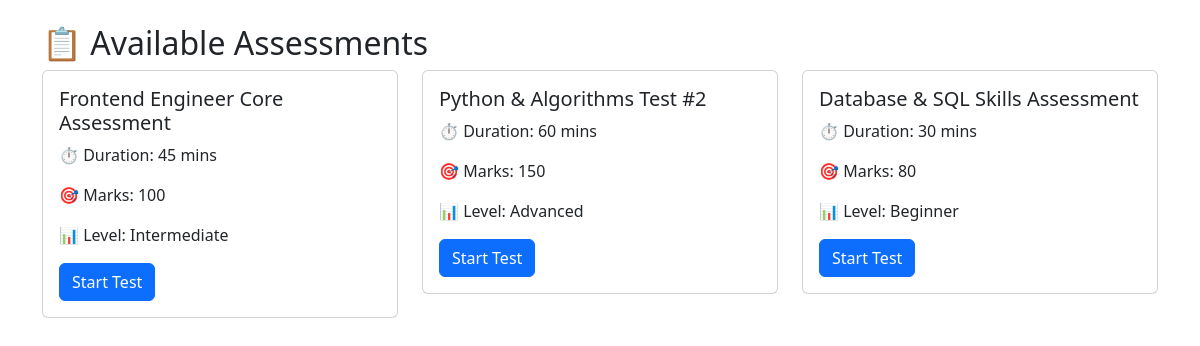
The page /assessments/ (signed in) on the database as committed earlier.
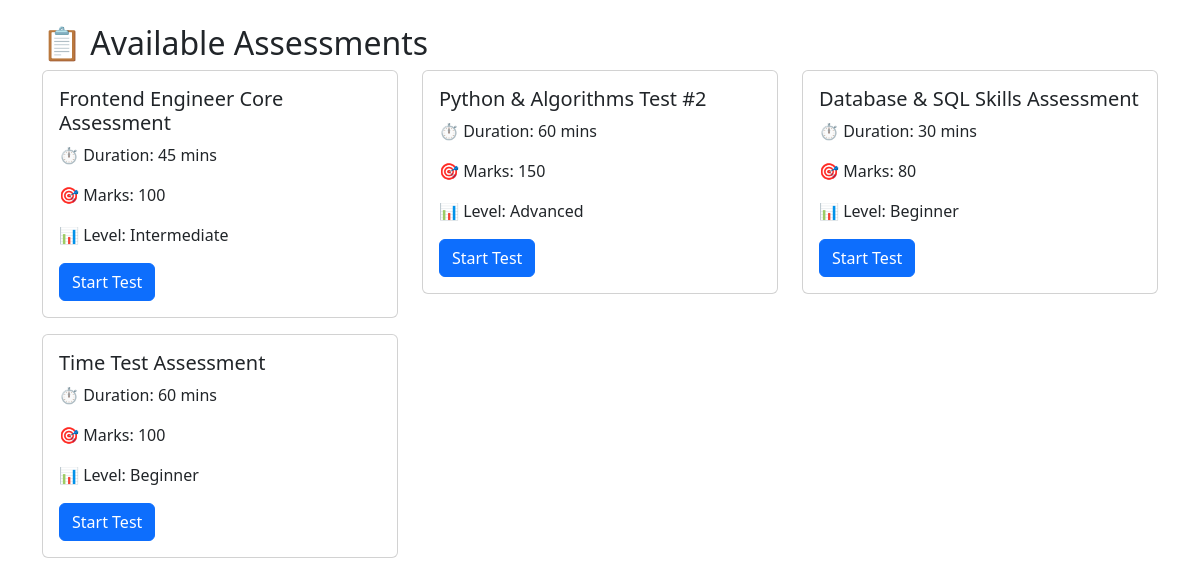
The same page on the database as committed later.
### assessments/models.py (models this page shows, shortened)
class Assessment(models.Model):
    DIFFICULTY = [('Beginner', 'Beginner'), ('Intermediate', 'Intermediate'), ('Advanced', 'Advanced')]
    title = models.CharField(max_length=200, default='')
    duration = models.IntegerField(default=60)
    total_marks = models.IntegerField(default=100)
    difficulty = models.CharField(max_length=20, choices=DIFFICULTY, default='Beginner')
    is_active = models.BooleanField(default=True)

### assessments/views.py (the view)
# urls.py: path('', views.assessment_list, name='assessments'),
@login_required
def assessment_list(request):
    assessments = Assessment.objects.filter(is_active=True)
    return render(request, 'assessments/list.html', {'assessments': assessments})

### accounts/context_processors.py (called while the page is built)
def theme(request):
    active_theme = 'dark'
    user = getattr(request, 'user', None)
    if user is not None and user.is_authenticated:
        settings_obj = getattr(user, 'settings', None)
        if settings_obj is not None:
            active_theme = settings_obj.theme
    return {'active_theme': active_theme}

### OnlineCodingAssessment/assessments/templates/assessments/list.html (shortened to what this page needs)
<!DOCTYPE html>
<html>
<head>
    <link href="https://cdn.jsdelivr.net/npm/bootstrap@5.3.0/dist/css/bootstrap.min.css" rel="stylesheet">
</head>
<body>
<div class="container mt-4">
    <h2>📋 Available Assessments</h2>
    <div class="row">
        {% for a in assessments %}
        <div class="col-md-4 mb-3">
            <div class="card">
                <div class="card-body">
                    <h5 class="card-title">{{ a.title }}</h5>
                    <p>⏱ Duration: {{ a.duration }} mins</p>
                    <p>🎯 Marks: {{ a.total_marks }}</p>
                    <p>📊 Level: {{ a.difficulty }}</p>
                    <a href="/assessments/{{ a.pk }}/take/" class="btn btn-primary">Start Test</a>
                </div>
            </div>
        </div>
        {% empty %}
        <p>No assessments available yet.</p>
        {% endfor %}
    </div>
</div>
</body>
</html>

Rows that differ between the two databases and show on the page:
added Assessment: title "Time Test Assessment", duration "60", total_marks "100", difficulty "Beginner"
